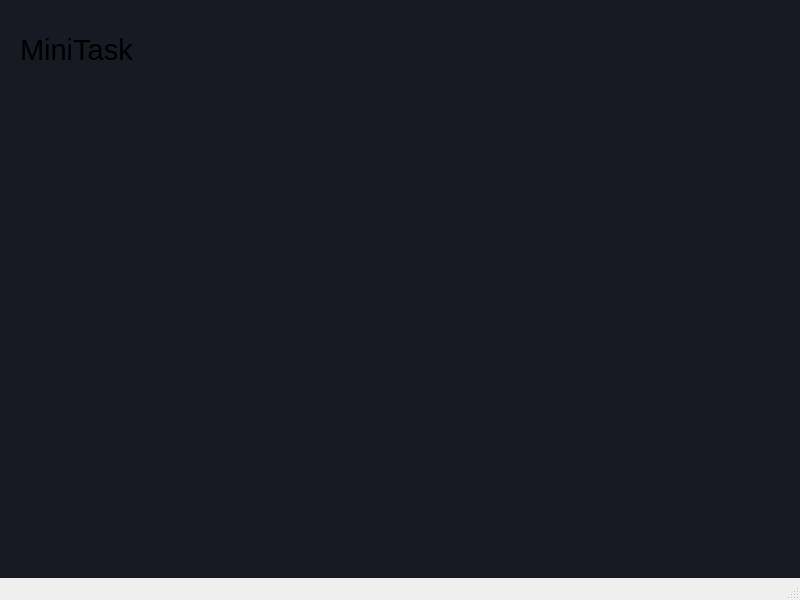
<?xml version="1.0" encoding="UTF-8"?>
<ui version="4.0">
 <class>titleLabel</class>
 <widget class="QMainWindow" name="titleLabel">
  <property name="geometry">
   <rect>
    <x>0</x>
    <y>0</y>
    <width>800</width>
    <height>600</height>
   </rect>
  </property>
  <property name="windowTitle">
   <string>MiniTask - Process Manager</string>
  </property>
  <widget class="QWidget" name="centralwidget">
   <property name="styleSheet">
    <string notr="true">QWidget#centralwidget{
background-color: #171923;
color: #E2E8F0;
}</string>
   </property>
   <widget class="QWidget" name="horizontalLayoutWidget">
    <property name="geometry">
     <rect>
      <x>20</x>
      <y>10</y>
      <width>160</width>
      <height>80</height>
     </rect>
    </property>
    <layout class="QHBoxLayout" name="horizontalLayout">
     <item>
      <widget class="QLabel" name="label">
       <property name="font">
        <font>
         <pointsize>22</pointsize>
        </font>
       </property>
       <property name="text">
        <string>MiniTask</string>
       </property>
      </widget>
     </item>
    </layout>
   </widget>
  </widget>
  <widget class="QMenuBar" name="menubar">
   <property name="geometry">
    <rect>
     <x>0</x>
     <y>0</y>
     <width>800</width>
     <height>23</height>
    </rect>
   </property>
  </widget>
  <widget class="QStatusBar" name="statusbar"/>
 </widget>
 <resources/>
 <connections/>
</ui>
